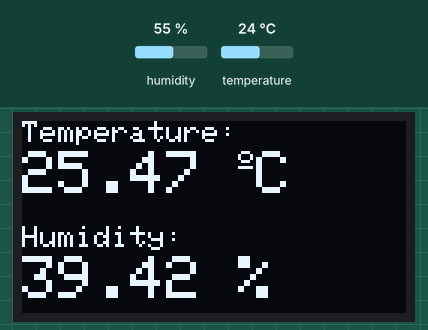
The sketch below on a simulated ESP8266 (NodeMCU). On the bench: 128×64 one-colour display. The inputs (shaded band) are chosen by the test bench; at power-on: humidity 55 %, temperature 24 °C. WiFi joins after 1.5 s; servers stay silent unless stated; what the sketch prints to the serial monitor is not drawn.

Above: at 7.5 s.

The sketch:

EMSA_HDC1080.ino
```cpp
#include<Wire.h>
#include <ESP8266WiFi.h>
#include "secrets.h"
#include "ThingSpeak.h" // always include thingspeak header file after other header files and custom macros
#include "ClosedCube_HDC1080.h"
#include <Adafruit_GFX.h>
#include <Adafruit_SSD1306.h>

ClosedCube_HDC1080 hdc1080;

#define SCREEN_WIDTH 128 // OLED display width, in pixels
#define SCREEN_HEIGHT 64 // OLED display height, in pixels

Adafruit_SSD1306 display(128, 64, & Wire, -1);

char ssid[] = SECRET_SSID;   // your network SSID (name)
char pass[] = SECRET_PASS;   // your network password
int keyIndex = 0;            // your network key Index number (needed only for WEP)
WiFiClient  client;

unsigned long myChannelNumber = SECRET_CH_ID;
const char * myWriteAPIKey = SECRET_WRITE_APIKEY;

// Initialize our values
String myStatus = "";

void setup() {
  Serial.begin(115200);  // Initialize serial
  Wire.begin();
  hdc1080.begin(0x40);

  Serial.print("Manufacturer ID=0x");
  Serial.println(hdc1080.readManufacturerId(), HEX); // 0x5449 ID of Texas Instruments
  Serial.print("Device ID=0x");
  Serial.println(hdc1080.readDeviceId(), HEX); // 0x1050 ID of the device


  while (!Serial) {
    ; // wait for serial port to connect. Needed for Leonardo native USB port only
  }

  WiFi.mode(WIFI_STA);
  ThingSpeak.begin(client);  // Initialize ThingSpeak

  // SSD1306_SWITCHCAPVCC = generate display voltage from 3.3V internally
  if(!display.begin(SSD1306_SWITCHCAPVCC, 0x3C)) {
    Serial.println(F("SSD1306 allocation failed"));
    for(;;);
   }
  delay(2000);
  display.clearDisplay();
  display.setTextColor(WHITE);

}

void loop() {

  // change the values
  float nt = hdc1080.readTemperature();
  float nh = hdc1080.readHumidity();
  if (isnan(nt) || isnan(nh))

  {
    Serial.println("Failed to read from HTU21 sensor!");
    return;
  }

  //Calibration (if needed) - adjusted data based on superficial ideas
  //float at = nt + 0.23;
  //float ah = nh - 10;

  //final calibration based on algorithm
  float t = (((1.0081*nt) - (0.3202))+1.6); //Rsquare = 0.9999999125
  float h = (((1.0305*nh) - (0.7127))-16.54); // Rqsuare = 0.9996

  // Connect or reconnect to WiFi
  if (WiFi.status() != WL_CONNECTED) {
    Serial.print("Attempting to connect to SSID: ");
    Serial.println(SECRET_SSID);
    while (WiFi.status() != WL_CONNECTED) {
      WiFi.begin(ssid, pass);  // Connect to WPA/WPA2 network. Change this line if using open or WEP network
      Serial.print(".");
      delay(5000);
    }
    Serial.println("\nConnected.");
  }

  // set the fields with the values
  ThingSpeak.setField(1, t);
  ThingSpeak.setField(2, h);

  // set the status
  ThingSpeak.setStatus(myStatus);
  ThingSpeak.writeFields(myChannelNumber, myWriteAPIKey);

  Serial.print("Temperature: ");
  Serial.print(t);
  Serial.print(" degrees Celsius, Humidity (%): ");
  Serial.print(h);
  Serial.println("Sending data to Thingspeak");

  //display on OLED LCD
  display.clearDisplay();

  // display temperature
  display.setTextSize(1);
  display.setCursor(0, 0);
  display.print("Temperature: ");
  display.setTextSize(2);
  display.setCursor(0, 10);
  display.print(t);
  display.print(" ");
  display.setTextSize(1);
  display.cp437(true);
  display.write(167);
  display.setTextSize(2);
  display.print("C");

  // display humidity
  display.setTextSize(1);
  display.setCursor(0, 35);
  display.print("Humidity: ");
  display.setTextSize(2);
  display.setCursor(0, 45);
  display.print(h);
  display.print(" %");

  display.display();


  delay(15000); // Wait 20 seconds to update the channel again (Ensu Setup 10 Minutes)
}
```

secrets.h
```cpp
// Use this file to store all of the private credentials
// and connection details

#define SECRET_SSID "AndroidAP961b"		// replace MySSID with your WiFi network name ENSU: ENSU ARUBA // AndroidAP961b
#define SECRET_PASS "abc43210"	// replace MyPassword with your WiFi password ENSU: 601112749996 //abc43210

#define SECRET_CH_ID 1705950		// replace 0000000 with your channel number
#define SECRET_WRITE_APIKEY "2XCKZ0UWPIZEGHPT"   // replace XYZ with your channel write API Key
```
